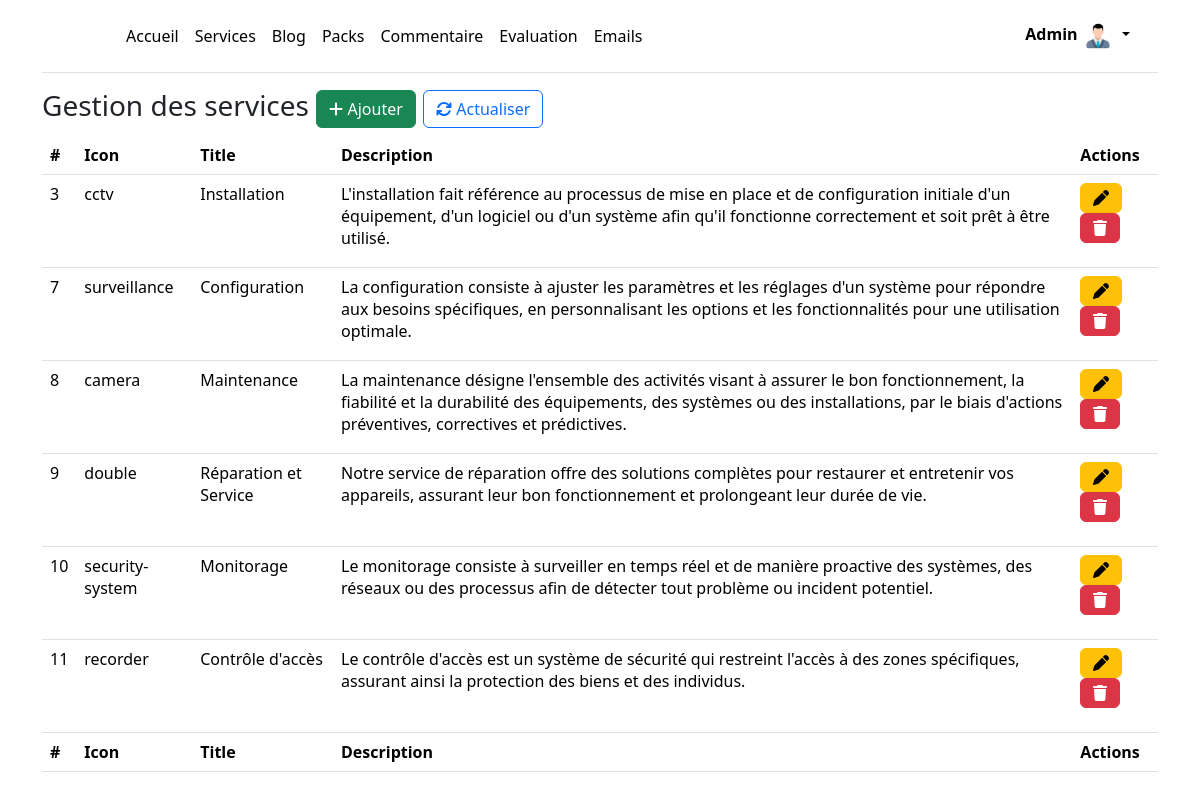
Screenshot of /admin/services.php (signed in) with the database file from the repository.
### tables this page shows
CREATE TABLE `users` (
  `id` int(11) NOT NULL,
  `name` varchar(50) NOT NULL,
  `password` varchar(50) NOT NULL,
  `email` varchar(50) NOT NULL,
  `date` date DEFAULT NULL,
  `image` varchar(150) NOT NULL
);

CREATE TABLE `services` (
  `id` int(11) NOT NULL,
  `icon` varchar(255) NOT NULL,
  `name` varchar(50) NOT NULL,
  `description` text NOT NULL
);

### admin/includes/routes.php (called while the page is built, shortened)
<?php
$DatabaseController = new DatabaseController();
$db = $DatabaseController->getConnectionDB() ;
require_once 'controllers/compteController.php' ;
$CompteController = new CompteController($db);
require_once 'controllers/serviceController.php' ;
$ServiceController = new ServiceController($db);

### admin/controllers/compteController.php (called while the page is built, shortened)
<?php
class CompteController
{
    private $db;
    public function __construct($db)
    {
        $this->db = $db;
    }
    public function getById($id)
    {
        $query = mysqli_query($this->db, "SELECT * FROM `users` WHERE `id` ='{$id}'");
        $result = mysqli_fetch_assoc($query);
        if ($query) {
            return $result;
        } else {
            return false;
        }
    }
}
?>

### admin/controllers/serviceController.php (called while the page is built, shortened)
<?php
class ServiceController
{
    private $db;
    public function __construct($db)
    {
        $this->db = $db;
    }
    public function read()
    {
        $table = array();
        $query = mysqli_query($this->db, "SELECT * FROM `services`");
        while ($result = mysqli_fetch_array($query)) {$table[] = $result;}
        return $table;
    }
}

### admin/services.php (the view, shortened to what this page needs)
<?php
$title = 'Gestion des services';
require_once 'layouts/_head.php';
?>
<body class="container">
    <?php
    require_once 'layouts/_nav.php';
    ?>
    <h3><?= $title; ?> <button type="button" class="btn btn-success" data-bs-toggle="modal" data-bs-target="#ajouter"><i class="fa fa-plus"></i> Ajouter</button> <a href="service" class="btn btn-outline-primary"><i class="fa fa-refresh"></i> Actualiser</a></h3>
    <table class="table">
        <thead>
            <tr>
                <th scope="col">#</th>
                <th scope="col">Icon</th>
                <th scope="col">Title</th>
                <th scope="col">Description</th>
                <th scope="col">Actions</th>
            </tr>
        </thead>
        <tbody>
            <?php
            $AllServices = $ServiceController->read();
            if (!empty($AllServices)) {
                foreach ($AllServices as $i => $Service) :
            ?>
                    <tr>
                        <td><?= $Service['id']; ?></td>
                        <td><?= $Service['icon']; ?></td>
                        <td><?= $Service['name']; ?></td>
                        <td><?= $Service['description']; ?></td>
                        <td>
                            <form method="post">
                                <button type="button" class="btn btn-warning" data-bs-toggle="modal" data-bs-target="#update<?= $Service["id"]; ?>"><i class="fa fa-pen"></i></button>
                                <button type="button" class="btn btn-danger" data-bs-toggle="modal" data-bs-target="#delete<?= $Service["id"]; ?>"><i class="fa fa-trash"></i></button>
                            </form>
                        </td>
                    </tr>
            <?php endforeach;
            } else {
                echo '<tr><td colspan="6" class="text-center align-middle">No data to show</td></tr>';
            } ?>
        </tbody>
        <tfoot>
            <tr>
                <th scope="col">#</th>
                <th scope="col">Icon</th>
                <th scope="col">Title</th>
                <th scope="col">Description</th>
                <th scope="col">Actions</th>
            </tr>
        </tfoot>
    </table>
</body>

### admin/layouts/_nav.php (shortened to what this page needs)
<header class="p-3 mb-3 border-bottom">
    <div class="container">
      <div class="d-flex flex-wrap align-items-center justify-content-center justify-content-lg-start">
        <a href="/" class="d-flex align-items-center mb-2 mb-lg-0 link-body-emphasis text-decoration-none">
          <svg class="bi me-2" width="40" height="32" role="img" aria-label="Bootstrap"><use xlink:href="#bootstrap"></use></svg>
        </a>
        <ul class="nav col-12 col-lg-auto me-lg-auto mb-2 justify-content-center mb-md-0">
          <li><a href="accueil" class="nav-link px-2 link-body-emphasis">Accueil</a></li>
          <li><a href="service" class="nav-link px-2 link-body-emphasis">Services</a></li>
          <li><a href="blog" class="nav-link px-2 link-body-emphasis">Blog</a></li>
          <li><a href="packs" class="nav-link px-2 link-body-emphasis">Packs</a></li>
          <li><a href="review" class="nav-link px-2 link-body-emphasis">Commentaire</a></li>
          <li><a href="commentaire" class="nav-link px-2 link-body-emphasis">Evaluation</a></li>
          <li><a href="boit-Mail" class="nav-link px-2 link-body-emphasis">Emails</a></li>
        </ul>
        <div class="dropdown text-end">
          <a href="#" class="d-block link-body-emphasis text-decoration-none dropdown-toggle" data-bs-toggle="dropdown" aria-expanded="false">
            <strong><?= $User['name'] ; ?></strong> <img src="assets/img/<?= $User['image'] ; ?>" alt="mdo" width="32" height="32" class="rounded-circle">
          </a>
        </div>
      </div>
    </div>
  </header>

### admin/assets/css/customer.css (style rules this page uses)
.bi { vertical-align: -.125em; fill: currentColor; }

### rows the page displays
users: name "Admin", image (placeholder picture)
services: id "3", icon "cctv", name "Installation", description "L'installation fait référence au processus de mise en place et de configuration initiale d'un équipement, d'un logiciel ou d'un système afin qu'il fonctionne correctement et soit prêt à être utilisé."
services: id "7", icon "surveillance", name "Configuration", description "La configuration consiste à ajuster les paramètres et les réglages d'un système pour répondre aux besoins spécifiques, en personnalisant les options et les fonctionnalités pour une utilisation optimale."
services: id "8", icon "camera", name "Maintenance", description "La maintenance désigne l'ensemble des activités visant à assurer le bon fonctionnement, la fiabilité et la durabilité des équipements, des systèmes ou des installations, par le biais d'actions préventives, correctives et prédictives."
services: id "9", icon "double", name "Réparation et Service", description "Notre service de réparation offre des solutions complètes pour restaurer et entretenir vos appareils, assurant leur bon fonctionnement et prolongeant leur durée de vie."
services: id "10", icon "security-system", name "Monitorage", description "Le monitorage consiste à surveiller en temps réel et de manière proactive des systèmes, des réseaux ou des processus afin de détecter tout problème ou incident potentiel."
services: id "11", icon "recorder", name "Contrôle d'accès", description "Le contrôle d'accès est un système de sécurité qui restreint l'accès à des zones spécifiques, assurant ainsi la protection des biens et des individus."

### other values shown
$title "Gestion des services"
